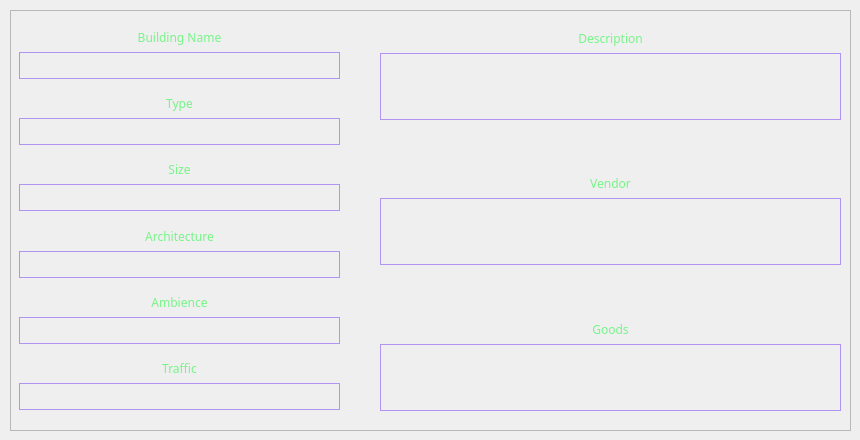
    <widget class="QWidget" name="page2Bldg">
     <property name="font">
      <font>
       <family>Bahnschrift Light</family>
      </font>
     </property>
     <widget class="QWidget" name="gridLayoutWidget_4">
      <property name="geometry">
       <rect>
        <x>10</x>
        <y>10</y>
        <width>841</width>
        <height>421</height>
       </rect>
      </property>
      <layout class="QGridLayout" name="bldgGridContainer">
       <item row="1" column="0">
        <widget class="QFrame" name="bldgFrame">
         <property name="frameShape">
          <enum>QFrame::StyledPanel</enum>
         </property>
         <property name="frameShadow">
          <enum>QFrame::Raised</enum>
         </property>
         <widget class="QWidget" name="verticalLayoutWidget_8">
          <property name="geometry">
           <rect>
            <x>370</x>
            <y>-30</y>
            <width>461</width>
            <height>431</height>
           </rect>
          </property>
          <layout class="QVBoxLayout" name="bldgBigVL">
           <item>
            <widget class="QLabel" name="bldgDesTxt">
             <property name="font">
              <font>
               <family>Bahnschrift Light</family>
              </font>
             </property>
             <property name="styleSheet">
              <string notr="true">.QLabel {color: rgba(119,244,136,255);}</string>
             </property>
             <property name="text">
              <string>Description</string>
             </property>
             <property name="alignment">
              <set>Qt::AlignBottom|Qt::AlignHCenter</set>
             </property>
             <property name="wordWrap">
              <bool>true</bool>
             </property>
            </widget>
           </item>
           <item>
            <widget class="QLabel" name="bldgDesLabel">
             <property name="font">
              <font>
               <family>Bahnschrift Light</family>
              </font>
             </property>
             <property name="styleSheet">
              <string notr="true">.QLabel {border: 1px solid rgba(177,147,242,255); color: rgba(119,244,136,255)}</string>
             </property>
             <property name="text">
              <string/>
             </property>
             <property name="alignment">
              <set>Qt::AlignCenter</set>
             </property>
             <property name="wordWrap">
              <bool>true</bool>
             </property>
             <property name="margin">
              <number>5</number>
             </property>
            </widget>
           </item>
           <item>
            <widget class="QLabel" name="bldgVendorTxt">
             <property name="font">
              <font>
               <family>Bahnschrift Light</family>
              </font>
             </property>
             <property name="styleSheet">
              <string notr="true">.QLabel {color: rgba(119,244,136,255);}</string>
             </property>
             <property name="text">
              <string>Vendor</string>
             </property>
             <property name="alignment">
              <set>Qt::AlignBottom|Qt::AlignHCenter</set>
             </property>
             <property name="wordWrap">
              <bool>true</bool>
             </property>
            </widget>
           </item>
           <item>
            <widget class="QLabel" name="bldgVendorLabel">
             <property name="font">
              <font>
               <family>Bahnschrift Light</family>
              </font>
             </property>
             <property name="styleSheet">
              <string notr="true">.QLabel {border: 1px solid rgba(177,147,242,255); color: rgba(119,244,136,255)}</string>
             </property>
             <property name="text">
              <string/>
             </property>
             <property name="alignment">
              <set>Qt::AlignCenter</set>
             </property>
             <property name="wordWrap">
              <bool>true</bool>
             </property>
             <property name="margin">
              <number>5</number>
             </property>
            </widget>
           </item>
           <item>
            <widget class="QLabel" name="bldgGoodsTxt">
             <property name="font">
              <font>
               <family>Bahnschrift Light</family>
              </font>
             </property>
             <property name="styleSheet">
              <string notr="true">.QLabel {color: rgba(119,244,136,255);}</string>
             </property>
             <property name="text">
              <string>Goods</string>
             </property>
             <property name="alignment">
              <set>Qt::AlignBottom|Qt::AlignHCenter</set>
             </property>
             <property name="wordWrap">
              <bool>true</bool>
             </property>
            </widget>
           </item>
           <item>
            <widget class="QLabel" name="bldgGoodsLabel">
             <property name="font">
              <font>
               <family>Bahnschrift Light</family>
              </font>
             </property>
             <property name="styleSheet">
              <string notr="true">.QLabel {border: 1px solid rgba(177,147,242,255); color: rgba(119,244,136,255)}</string>
             </property>
             <property name="text">
              <string/>
             </property>
             <property name="alignment">
              <set>Qt::AlignCenter</set>
             </property>
             <property name="wordWrap">
              <bool>true</bool>
             </property>
             <property name="margin">
              <number>5</number>
             </property>
            </widget>
           </item>
          </layout>
         </widget>
         <widget class="QWidget" name="verticalLayoutWidget_7">
          <property name="geometry">
           <rect>
            <x>9</x>
            <y>9</y>
            <width>321</width>
            <height>391</height>
           </rect>
          </property>
          <layout class="QVBoxLayout" name="bldgSmallVL">
           <item>
            <widget class="QLabel" name="bldgNameTxT">
             <property name="font">
              <font>
               <family>Bahnschrift Light</family>
              </font>
             </property>
             <property name="styleSheet">
              <string notr="true">.QLabel {color: rgba(119,244,136,255);}</string>
             </property>
             <property name="text">
              <string>Building Name</string>
             </property>
             <property name="alignment">
              <set>Qt::AlignBottom|Qt::AlignHCenter</set>
             </property>
             <property name="wordWrap">
              <bool>true</bool>
             </property>
            </widget>
           </item>
           <item>
            <widget class="QLabel" name="bldgNameLabel">
             <property name="font">
              <font>
               <family>Bahnschrift Light</family>
              </font>
             </property>
             <property name="styleSheet">
              <string notr="true">.QLabel {border: 1px solid rgba(177,147,242,255); color: rgba(119,244,136,255)}</string>
             </property>
             <property name="text">
              <string/>
             </property>
             <property name="alignment">
              <set>Qt::AlignCenter</set>
             </property>
             <property name="wordWrap">
              <bool>true</bool>
             </property>
             <property name="margin">
              <number>5</number>
             </property>
            </widget>
           </item>
           <item>
            <widget class="QLabel" name="bldgTypeTxt">
             <property name="font">
              <font>
               <family>Bahnschrift Light</family>
              </font>
             </property>
             <property name="styleSheet">
              <string notr="true">.QLabel {color: rgba(119,244,136,255);}</string>
             </property>
             <property name="text">
              <string>Type</string>
             </property>
             <property name="alignment">
              <set>Qt::AlignBottom|Qt::AlignHCenter</set>
             </property>
             <property name="wordWrap">
              <bool>true</bool>
             </property>
            </widget>
           </item>
           <item>
            <widget class="QLabel" name="bldgTypeLabel">
             <property name="font">
              <font>
               <family>Bahnschrift Light</family>
              </font>
             </property>
             <property name="styleSheet">
              <string notr="true">.QLabel {border: 1px solid rgba(177,147,242,255); color: rgba(119,244,136,255)}</string>
             </property>
             <property name="text">
              <string/>
             </property>
             <property name="alignment">
              <set>Qt::AlignCenter</set>
             </property>
             <property name="wordWrap">
              <bool>true</bool>
             </property>
             <property name="margin">
              <number>5</number>
             </property>
            </widget>
           </item>
           <item>
            <widget class="QLabel" name="bldgSizeTxt">
             <property name="font">
              <font>
               <family>Bahnschrift Light</family>
              </font>
             </property>
             <property name="styleSheet">
              <string notr="true">.QLabel {color: rgba(119,244,136,255);}</string>
             </property>
             <property name="text">
              <string>Size</string>
             </property>
             <property name="alignment">
              <set>Qt::AlignBottom|Qt::AlignHCenter</set>
             </property>
             <property name="wordWrap">
              <bool>true</bool>
             </property>
            </widget>
           </item>
           <item>
            <widget class="QLabel" name="bldgSizeLabel">
             <property name="font">
              <font>
               <family>Bahnschrift Light</family>
              </font>
             </property>
             <property name="styleSheet">
              <string notr="true">.QLabel {border: 1px solid rgba(177,147,242,255); color: rgba(119,244,136,255)}</string>
             </property>
             <property name="text">
              <string/>
             </property>
             <property name="alignment">
              <set>Qt::AlignCenter</set>
             </property>
             <property name="wordWrap">
              <bool>true</bool>
             </property>
             <property name="margin">
              <number>5</number>
             </property>
            </widget>
           </item>
           <item>
            <widget class="QLabel" name="bldgArcTxt">
             <property name="font">
              <font>
               <family>Bahnschrift Light</family>
              </font>
             </property>
             <property name="styleSheet">
              <string notr="true">.QLabel {color: rgba(119,244,136,255);}</string>
             </property>
             <property name="text">
              <string>Architecture</string>
             </property>
             <property name="alignment">
              <set>Qt::AlignBottom|Qt::AlignHCenter</set>
             </property>
             <property name="wordWrap">
              <bool>true</bool>
             </property>
            </widget>
           </item>
           <item>
            <widget class="QLabel" name="bldgArcLabel">
             <property name="font">
              <font>
               <family>Bahnschrift Light</family>
              </font>
             </property>
             <property name="styleSheet">
              <string notr="true">.QLabel {border: 1px solid rgba(177,147,242,255); color: rgba(119,244,136,255)}</string>
             </property>
             <property name="text">
              <string/>
             </property>
             <property name="alignment">
              <set>Qt::AlignCenter</set>
             </property>
             <property name="wordWrap">
              <bool>true</bool>
             </property>
             <property name="margin">
              <number>5</number>
             </property>
            </widget>
           </item>
           <item>
            <widget class="QLabel" name="bldgAmbTxt">
             <property name="font">
              <font>
               <family>Bahnschrift Light</family>
              </font>
             </property>
             <property name="styleSheet">
              <string notr="true">.QLabel {color: rgba(119,244,136,255);}</string>
             </property>
             <property name="text">
              <string>Ambience</string>
             </property>
             <property name="alignment">
              <set>Qt::AlignBottom|Qt::AlignHCenter</set>
             </property>
             <property name="wordWrap">
              <bool>true</bool>
             </property>
            </widget>
           </item>
           <item>
            <widget class="QLabel" name="bldgAmbLabel">
             <property name="font">
              <font>
               <family>Bahnschrift Light</family>
              </font>
             </property>
             <property name="styleSheet">
              <string notr="true">.QLabel {border: 1px solid rgba(177,147,242,255); color: rgba(119,244,136,255)}</string>
             </property>
             <property name="text">
              <string/>
             </property>
             <property name="alignment">
              <set>Qt::AlignCenter</set>
             </property>
             <property name="wordWrap">
              <bool>true</bool>
             </property>
             <property name="margin">
              <number>5</number>
             </property>
            </widget>
           </item>
           <item>
            <widget class="QLabel" name="bldgTrafficTxt">
             <property name="font">
              <font>
               <family>Bahnschrift Light</family>
              </font>
             </property>
             <property name="styleSheet">
              <string notr="true">.QLabel {color: rgba(119,244,136,255);}</string>
             </property>
             <property name="text">
              <string>Traffic</string>
             </property>
             <property name="alignment">
              <set>Qt::AlignBottom|Qt::AlignHCenter</set>
             </property>
             <property name="wordWrap">
              <bool>true</bool>
             </property>
            </widget>
           </item>
           <item>
            <widget class="QLabel" name="bldgTrafficLabel">
             <property name="font">
              <font>
               <family>Bahnschrift Light</family>
              </font>
             </property>
             <property name="styleSheet">
              <string notr="true">.QLabel {border: 1px solid rgba(177,147,242,255); color: rgba(119,244,136,255)}</string>
             </property>
             <property name="text">
              <string/>
             </property>
             <property name="alignment">
              <set>Qt::AlignCenter</set>
             </property>
             <property name="wordWrap">
              <bool>true</bool>
             </property>
             <property name="margin">
              <number>5</number>
             </property>
            </widget>
           </item>
          </layout>
         </widget>
        </widget>
       </item>
      </layout>
     </widget>
    </widget>
